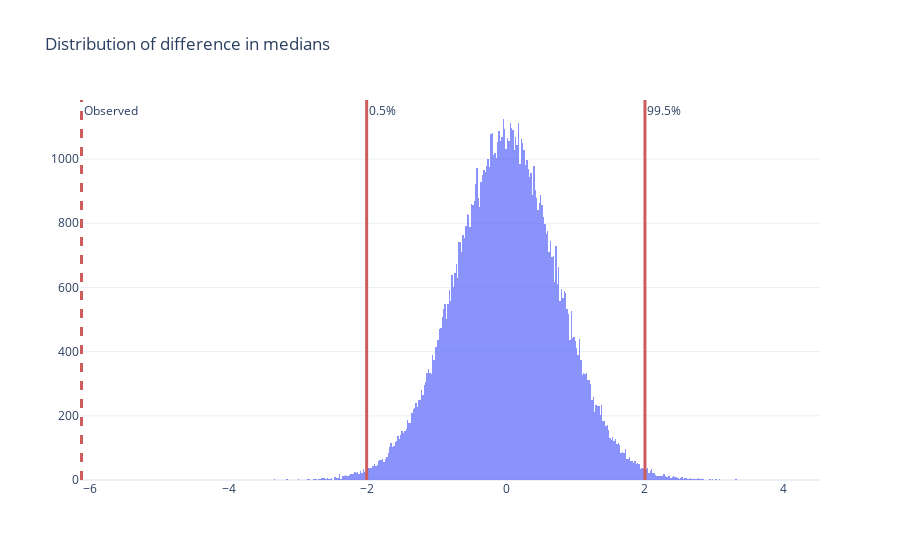

Notebook cell for this chart:
### Code cell
fig = go.Figure()

fig.add_trace(
    go.Histogram(
        x=diff_bootstrap_means,
        name="sample_difference",
        histfunc="count",
        # xbins=dict(size=.05),
    )
)

fig.add_vline(
    x=observed_difference,
    line_width=3,
    line_color="indianred",
    line_dash="dash",
    annotation_text=f"Observed",
)

fig.add_vline(
    x=ci_lower,
    line_width=3,
    line_color="indianred",
    line_dash="solid",
    annotation_text=f"0.5%",
)

fig.add_vline(
    x=ci_upper,
    line_width=3,
    line_color="indianred",
    line_dash="solid",
    annotation_text=f"99.5%",
)

fig.update_layout(
    title="Distribution of difference in medians",
    barmode="overlay",
)

fig.update_traces(opacity=0.75)
# fig.update_xaxes(range=[-5, 5])
fig.show()

### Figure 1 — Plotly figure (JSON) as saved in the notebook; plotly's stock layout.template omitted (floating-point values rounded to 4 significant figures; data arrays with more than 128 entries replaced by an {"elided": "..."} marker saying what was removed)
{"data": [{"histfunc": "count", "name": "sample_difference", "opacity": 0.75, "type": "histogram", "x": {"elided": "100000 float values"}}], "layout": {"annotations": [{"showarrow": false, "text": "Observed", "x": -6.127, "xanchor": "left", "xref": "x", "y": 1, "yanchor": "top", "yref": "y domain"}, {"showarrow": false, "text": "0.5%", "x": -2.012, "xanchor": "left", "xref": "x", "y": 1, "yanchor": "top", "yref": "y domain"}, {"showarrow": false, "text": "99.5%", "x": 2.004, "xanchor": "left", "xref": "x", "y": 1, "yanchor": "top", "yref": "y domain"}], "barmode": "overlay", "shapes": [{"line": {"color": "indianred", "dash": "dash", "width": 3}, "type": "line", "x0": -6.127, "x1": -6.127, "xref": "x", "y0": 0, "y1": 1, "yref": "y domain"}, {"line": {"color": "indianred", "dash": "solid", "width": 3}, "type": "line", "x0": -2.012, "x1": -2.012, "xref": "x", "y0": 0, "y1": 1, "yref": "y domain"}, {"line": {"color": "indianred", "dash": "solid", "width": 3}, "type": "line", "x0": 2.004, "x1": 2.004, "xref": "x", "y0": 0, "y1": 1, "yref": "y domain"}], "title": {"text": "Distribution of difference in medians"}}}
